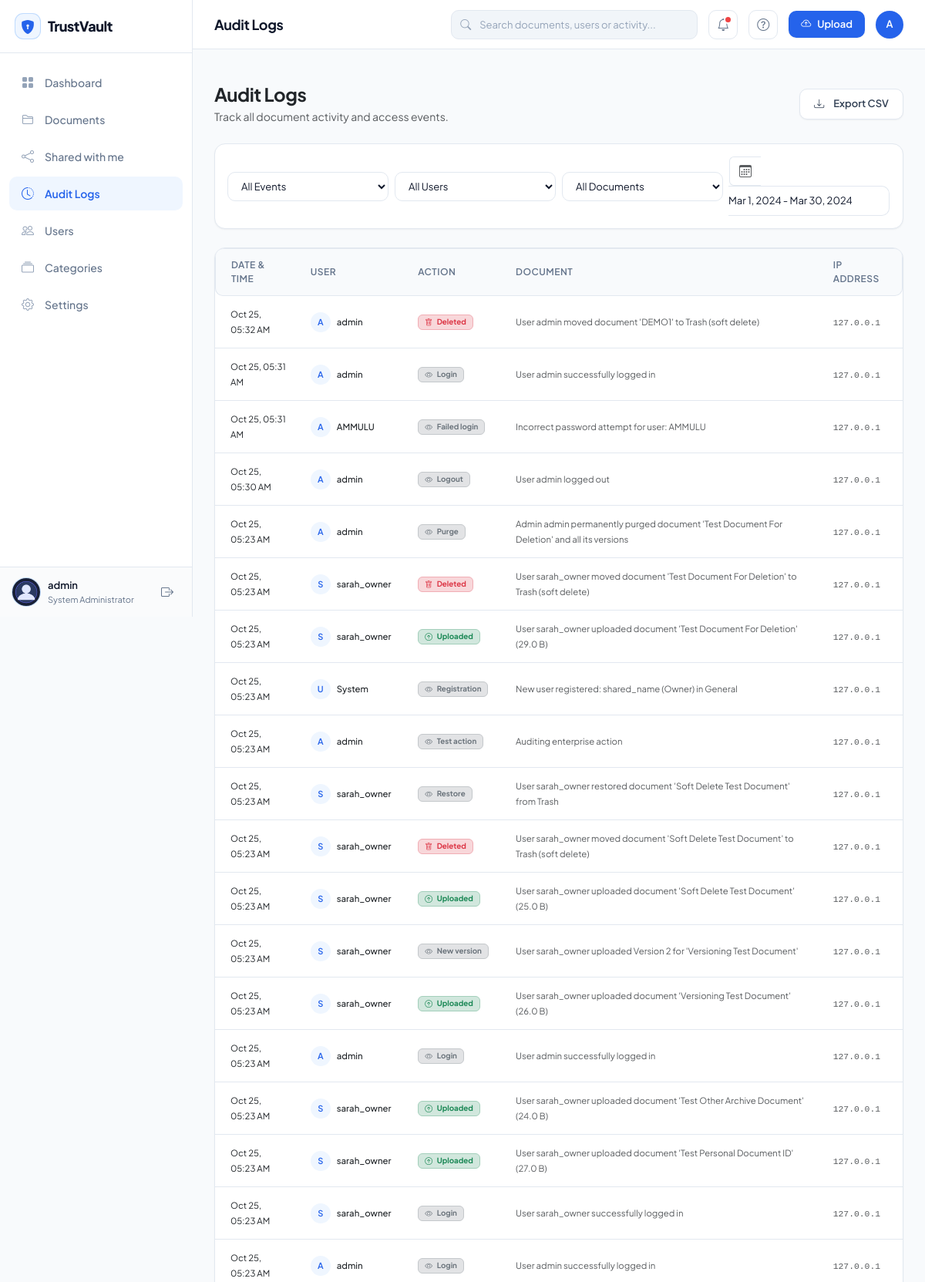
Screenshot of /logs (signed in, upper part) with the database file from the repository.
### backend/app/models/user.py (models this page shows, shortened)
class User(db.Model, UserMixin):
    __tablename__ = 'users'
    id = db.Column(db.Integer, primary_key=True)
    username = db.Column(db.String(50), unique=False, nullable=False, index=True)
    email = db.Column(db.String(120), unique=True, nullable=False, index=True)
    password_hash = db.Column(db.String(128), nullable=False)
    role = db.Column(db.String(20), nullable=False, default='Viewer')  # 'Admin', 'Owner', 'Viewer'
    department = db.Column(db.String(100), nullable=False, default='General')  # e.g. Finance, Legal, HR, Engineering
    status = db.Column(db.String(20), nullable=False, default='Active')  # 'Active', 'Suspended', 'Inactive'
    profile_pic = db.Column(db.String(120), default='default_avatar.png')
    created_at = db.Column(db.DateTime, default=lambda: datetime.now(timezone.utc))
    updated_at = db.Column(db.DateTime, default=lambda: datetime.now(timezone.utc), onupdate=lambda: datetime.now(timezone.utc))
    last_login = db.Column(db.DateTime, nullable=True)
    documents = db.relationship('Document', foreign_keys='Document.owner_id', backref='owner', lazy=True, cascade='all, delete-orphan')
    permissions = db.relationship('Permission', foreign_keys='Permission.user_id', backref='user', lazy=True, cascade='all, delete-orphan')
    granted_permissions = db.relationship('Permission', foreign_keys='Permission.granted_by', backref='granter', lazy=True)
    activity_logs = db.relationship('ActivityLog', backref='user', lazy=True)
    notifications = db.relationship('Notification', backref='user', lazy=True, cascade='all, delete-orphan')
    @property
    def is_admin(self):
        return (self.role or '').strip().lower() == 'admin'

### backend/app/models/activity_log.py (models this page shows, shortened)
class ActivityLog(db.Model):
    __tablename__ = 'activity_logs'
    id = db.Column(db.Integer, primary_key=True)
    user_id = db.Column(db.Integer, db.ForeignKey('users.id', ondelete='SET NULL'), nullable=True, index=True)
    action = db.Column(db.String(50), nullable=False, index=True)
    document_id = db.Column(db.Integer, db.ForeignKey('documents.id', ondelete='SET NULL'), nullable=True, index=True)
    old_value = db.Column(db.Text, nullable=True)
    new_value = db.Column(db.Text, nullable=True)
    ip_address = db.Column(db.String(45), nullable=True)
    device = db.Column(db.String(50), nullable=True)
    browser = db.Column(db.String(50), nullable=True)
    created_at = db.Column(db.DateTime, default=lambda: datetime.now(timezone.utc), index=True)
    details = db.Column(db.Text, nullable=True)
    time = db.Column(db.DateTime, default=lambda: datetime.now(timezone.utc), index=True)

### backend/app/audit/routes.py (the view)
@audit_bp.route('/logs')
@login_required
@admin_required
def logs():
    action_filter = request.args.get('action', '').strip().upper()
    user_filter = request.args.get('user_id', type=int)
    all_logs = AuditService.get_audit_trail(limit=250, user_id=user_filter, action=action_filter or None)
    users = UserRepository.get_all()
    return render_template(
        'logs.html',
        logs=all_logs,
        users=users,
        selected_action=action_filter,
        selected_user=user_filter
    )

### frontend/templates/logs.html (shortened to what this page needs)
{% extends "base.html" %}
{% block page_title %}Audit Logs{% endblock %}
{% block content %}
<div class="d-flex align-items-center justify-content-between flex-wrap gap-3 mb-4">
    <div>
        <h2 class="fs-4 fw-bold text-dark mb-1">Audit Logs</h2>
        <p class="text-muted small mb-0">Track all document activity and access events.</p>
    </div>
    <div>
        <a href="{{ url_for('audit.export_logs') }}" class="btn-secondary-white text-decoration-none">
            <i class="bi bi-download me-1"></i> Export CSV
        </a>
    </div>
</div>
<div class="saas-card p-3 mb-4">
    <form method="GET" action="{{ url_for('main.activity_logs') }}" class="row g-2 align-items-center" id="logsFilterForm">
        <div class="col-6 col-md-3">
            <select name="action" class="saas-select" onchange="document.getElementById('logsFilterForm').submit();">
                <option value="">All Events</option>
            </select>
        </div>
        <div class="col-6 col-md-3">
            <select name="user_id" class="saas-select" onchange="document.getElementById('logsFilterForm').submit();">
                <option value="">All Users</option>
            </select>
        </div>
        <div class="col-6 col-md-3">
            <select class="saas-select">
                <option value="">All Documents</option>
            </select>
        </div>
        <div class="col-6 col-md-3">
            <div class="input-group">
                <span class="input-group-text bg-white border-end-0 text-muted" style="border-color: var(--border-subtle);">
                    <i class="bi bi-calendar3"></i>
                </span>
                <input type="text" class="saas-input border-start-0 ps-0" value="Mar 1, 2024 - Mar 30, 2024" readonly>
            </div>
        </div>
    </form>
</div>
<div class="saas-card p-0 overflow-hidden mb-4">
    {% if logs %}
    <div class="table-responsive">
        <table class="saas-table mb-0">
            <thead>
                <tr>
                    <th style="padding-left: 20px;">Date &amp; Time</th>
                    <th>User</th>
                    <th>Action</th>
                    <th>Document</th>
                    <th style="padding-right: 20px;">IP Address</th>
                </tr>
            </thead>
            <tbody>
                {% for log in logs %}
                <tr>
                    <td style="padding-left: 20px;">
                        <span class="text-dark small">
                            {{ log.created_at.strftime('%b %d, %I:%M %p') if log.created_at else 'Just now' }}
                        </span>
                    </td>
                    <td>
                        <div class="d-flex align-items-center gap-2">
                            <span class="activity-avatar" style="width: 26px; height: 26px; font-size: 11px;">
                                {{ log.user.username[:1]|upper if log.user else 'U' }}
                            </span>
                            <span class="text-dark fw-medium small">{{ log.user.username if log.user else 'System' }}</span>
                        </div>
                    </td>
                    <td>
                        {% set act = log.action|upper %}
                        {% if 'UPLOAD' in act %}
                            <span class="badge bg-success-subtle text-success border border-success-subtle px-2 py-1 small">
                                <i class="bi bi-arrow-up-circle me-1"></i> Uploaded
                            </span>
                        {% elif 'DOWNLOAD' in act %}
                            <span class="badge bg-primary-subtle text-primary border border-primary-subtle px-2 py-1 small">
                                <i class="bi bi-arrow-down-circle me-1"></i> Downloaded
                            </span>
                        {% elif 'EDIT' in act %}
                            <span class="badge bg-warning-subtle text-warning border border-warning-subtle px-2 py-1 small">
                                <i class="bi bi-pencil me-1"></i> Edited
                            </span>
                        {% elif 'SHARE' in act or 'PERMISSION' in act %}
                            <span class="badge bg-info-subtle text-info border border-info-subtle px-2 py-1 small">
                                <i class="bi bi-share me-1"></i> Shared
                            </span>
                        {% elif 'DELETE' in act %}
                            <span class="badge bg-danger-subtle text-danger border border-danger-subtle px-2 py-1 small">
                                <i class="bi bi-trash me-1"></i> Deleted
                            </span>
                        {% else %}
                            <span class="badge bg-secondary-subtle text-secondary border border-secondary-subtle px-2 py-1 small">
                                <i class="bi bi-eye me-1"></i> {{ log.action|capitalize }}
                            </span>
                        {% endif %}
                    </td>
                    <td>
                        {% if log.document %}
                            <a href="{{ url_for('main.document_detail', doc_id=log.document.id) }}" class="text-dark fw-medium small text-decoration-none">
                                {{ log.document.title }}
                            </a>
                        {% else %}
                            <span class="text-muted small">{{ log.details if log.details else 'Vault Activity' }}</span>
                        {% endif %}
                    </td>
                    <td style="padding-right: 20px;">
                        <span class="font-monospace text-muted small">{{ log.ip_address if log.ip_address else '192.168.1.1' }}</span>
                    </td>
                </tr>
                {% endfor %}
            </tbody>
        </table>
    </div>
    {% else %}
    <div class="text-center py-5 text-muted small">
        <i class="bi bi-clock-history display-6 d-block mb-2 text-secondary opacity-50"></i>
        No activity logs recorded yet.
    </div>
    {% endif %}
</div>
{% endblock %}

### frontend/templates/base.html (shortened to what this page needs)
<!DOCTYPE html>
<html lang="en">
<head>
    <link href="https://cdn.jsdelivr.net/npm/bootstrap@5.3.3/dist/css/bootstrap.min.css" rel="stylesheet">
    <link rel="stylesheet" href="https://cdn.jsdelivr.net/npm/bootstrap-icons@1.11.3/font/bootstrap-icons.min.css">
    <link rel="stylesheet" href="{{ url_for('static', filename='css/style.css') }}">
</head>
<body>
{% if current_user.is_authenticated and not hide_nav %}
    <div class="app-shell">
        <aside class="app-sidebar" id="appSidebar">
            <div>
                <div class="sidebar-header">
                    <a href="{{ url_for('main.dashboard') }}" class="sidebar-brand-box">
                        <div class="sidebar-brand-icon">
                            <i class="bi bi-shield-lock-fill"></i>
                        </div>
                        <h1 class="sidebar-brand-title">TrustVault</h1>
                    </a>
                </div>
                <ul class="sidebar-nav-list">
                    <li>
                        <a href="{{ url_for('main.dashboard') }}" class="sidebar-nav-item {% if request.endpoint in ['dashboard.index', 'main.dashboard'] %}active{% endif %}">
                            <i class="bi bi-grid-fill"></i>
                            <span>Dashboard</span>
                        </a>
                    </li>
                    <li>
                        <a href="{{ url_for('main.documents') }}" class="sidebar-nav-item {% if request.endpoint in ['documents.documents', 'main.documents'] and request.args.get('view') != 'shared' %}active{% endif %}">
                            <i class="bi bi-folder2"></i>
                            <span>Documents</span>
                        </a>
                    </li>
                    <li>
                        <a href="{{ url_for('main.documents', view='shared') }}" class="sidebar-nav-item {% if request.args.get('view') == 'shared' %}active{% endif %}">
                            <i class="bi bi-share"></i>
                            <span>Shared with me</span>
                        </a>
                    </li>
                    <li>
                        <a href="{{ url_for('main.activity_logs') }}" class="sidebar-nav-item {% if request.endpoint in ['audit.logs', 'main.activity_logs'] %}active{% endif %}">
                            <i class="bi bi-clock-history"></i>
                            <span>Audit Logs</span>
                        </a>
                    </li>
                    <li>
                        <a href="{{ url_for('main.admin_users') }}" class="sidebar-nav-item {% if request.endpoint in ['users.admin_users', 'main.admin_users'] %}active{% endif %}">
                            <i class="bi bi-people"></i>
                            <span>Users</span>
                        </a>
                    </li>
                    <li>
                        <a href="{{ url_for('main.categories') }}" class="sidebar-nav-item {% if request.endpoint in ['documents.categories', 'main.categories'] %}active{% endif %}">
                            <i class="bi bi-collection"></i>
                            <span>Categories</span>
                        </a>
                    </li>
                    <li>
                        <a href="{{ url_for('main.profile') }}" class="sidebar-nav-item {% if request.endpoint in ['users.profile', 'main.profile'] %}active{% endif %}">
                            <i class="bi bi-gear"></i>
                            <span>Settings</span>
                        </a>
                    </li>
                </ul>
            </div>
            <div class="sidebar-footer">
                <div class="sidebar-user-card">
                    <div class="sidebar-user-avatar">
                        {% if current_user.profile_pic %}
                            <img src="{{ url_for('static', filename='images/avatars/' + current_user.profile_pic) }}" alt="{{ current_user.username }}">
                        {% else %}
                            {{ current_user.username[:1]|upper if current_user.username else 'U' }}
                        {% endif %}
                    </div>
                    <div class="sidebar-user-info">
                        <div class="sidebar-user-name" title="{{ current_user.username }}">
                            {{ current_user.username }}
                        </div>
                        <div class="sidebar-user-role">
                            {% if current_user.is_admin %}System Administrator{% elif current_user.is_owner %}Document Owner{% else %}Viewer{% endif %}
                        </div>
                    </div>
                    <a href="{{ url_for('main.logout') }}" class="sidebar-logout-btn" title="Sign Out">
                        <i class="bi bi-box-arrow-right"></i>
                    </a>
                </div>
            </div>
        </aside>
        <div class="app-main">
            <header class="app-topbar">
                <h1 class="topbar-title">{% block page_title %}Dashboard{% endblock %}</h1>
                <div class="topbar-actions">
                    <form action="{{ url_for('main.search') }}" method="GET" class="topbar-search-box d-none d-md-block">
                        <input type="text" name="q" placeholder="Search documents, users or activity..." value="{{ request.args.get('q', '') }}">
                    </form>
                    <button type="button" class="topbar-icon-btn" title="Notifications">
                        <i class="bi bi-bell"></i>
                        <span class="topbar-badge-dot"></span>
                    </button>
                    <button type="button" class="topbar-icon-btn" title="Help & Support">
                        <i class="bi bi-question-circle"></i>
                    </button>
                    {% if current_user.is_admin or current_user.is_owner %}
                    <button type="button" class="btn-pill-upload" data-bs-toggle="modal" data-bs-target="#quickUploadModal">
                        <i class="bi bi-cloud-arrow-up"></i> Upload
                    </button>
                    {% endif %}
                    <a href="{{ url_for('main.profile') }}" class="topbar-user-avatar" title="{{ current_user.username }} ({{ current_user.role }})">
                        {{ current_user.username[:1]|upper if current_user.username else 'U' }}
                    </a>
                </div>
            </header>
            <div class="px-4 pt-3">
            </div>
            <main class="app-content">
                {% block content %}{% endblock %}
            </main>
        </div>
    </div>
{% else %}
    <div class="min-vh-100 d-flex flex-column">
        {{ self.content() }}
    </div>
{% endif %}
</body>
</html>

### rows the page displays
User: profile_pic (placeholder picture), username "admin", username "A"
ActivityLog: created_at "Oct 25, 05:32 AM", user "A", user "admin", shows "Deleted", details "User admin moved document 'DEMO1' to Trash (soft delete)", ip_address "127.0.0.1"
ActivityLog: created_at "Oct 25, 05:31 AM", user "A", user "admin", action "Login", details "User admin successfully logged in", ip_address "127.0.0.1"
ActivityLog: created_at "Oct 25, 05:31 AM", user "A", user "AMMULU", action "Failed login", details "Incorrect password attempt for user: AMMULU", ip_address "127.0.0.1"
ActivityLog: created_at "Oct 25, 05:30 AM", user "A", user "admin", action "Logout", details "User admin logged out", ip_address "127.0.0.1"
ActivityLog: created_at "Oct 25, 05:23 AM", user "A", user "admin", action "Purge", details "Admin admin permanently purged document 'Test Document For Deletion' and all its versions", ip_address "127.0.0.1"
ActivityLog: created_at "Oct 25, 05:23 AM", user "S", user "sarah_owner", shows "Deleted", details "User sarah_owner moved document 'Test Document For Deletion' to Trash (soft delete)", ip_address "127.0.0.1"
ActivityLog: created_at "Oct 25, 05:23 AM", user "S", user "sarah_owner", shows "Uploaded", details "User sarah_owner uploaded document 'Test Document For Deletion' (29.0 B)", ip_address "127.0.0.1"
ActivityLog: created_at "Oct 25, 05:23 AM", user "U", user "System", action "Registration", details "New user registered: shared_name (Owner) in General", ip_address "127.0.0.1"
ActivityLog: created_at "Oct 25, 05:23 AM", user "A", user "admin", action "Test action", details "Auditing enterprise action", ip_address "127.0.0.1"
ActivityLog: created_at "Oct 25, 05:23 AM", user "S", user "sarah_owner", action "Restore", details "User sarah_owner restored document 'Soft Delete Test Document' from Trash", ip_address "127.0.0.1"
ActivityLog: created_at "Oct 25, 05:23 AM", user "S", user "sarah_owner", shows "Deleted", details "User sarah_owner moved document 'Soft Delete Test Document' to Trash (soft delete)", ip_address "127.0.0.1"
ActivityLog: created_at "Oct 25, 05:23 AM", user "S", user "sarah_owner", shows "Uploaded", details "User sarah_owner uploaded document 'Soft Delete Test Document' (25.0 B)", ip_address "127.0.0.1"
ActivityLog: created_at "Oct 25, 05:23 AM", user "S", user "sarah_owner", action "New version", details "User sarah_owner uploaded Version 2 for 'Versioning Test Document'", ip_address "127.0.0.1"
ActivityLog: created_at "Oct 25, 05:23 AM", user "S", user "sarah_owner", shows "Uploaded", details "User sarah_owner uploaded document 'Versioning Test Document' (26.0 B)", ip_address "127.0.0.1"
ActivityLog: created_at "Oct 25, 05:23 AM", user "A", user "admin", action "Login", details "User admin successfully logged in", ip_address "127.0.0.1"
ActivityLog: created_at "Oct 25, 05:23 AM", user "S", user "sarah_owner", shows "Uploaded", details "User sarah_owner uploaded document 'Test Other Archive Document' (24.0 B)", ip_address "127.0.0.1"
ActivityLog: created_at "Oct 25, 05:23 AM", user "S", user "sarah_owner", shows "Uploaded", details "User sarah_owner uploaded document 'Test Personal Document ID' (27.0 B)", ip_address "127.0.0.1"
ActivityLog: created_at "Oct 25, 05:23 AM", user "S", user "sarah_owner", action "Login", details "User sarah_owner successfully logged in", ip_address "127.0.0.1"
ActivityLog: created_at "Oct 25, 05:23 AM", user "A", user "admin", action "Login", details "User admin successfully logged in", ip_address "127.0.0.1"
